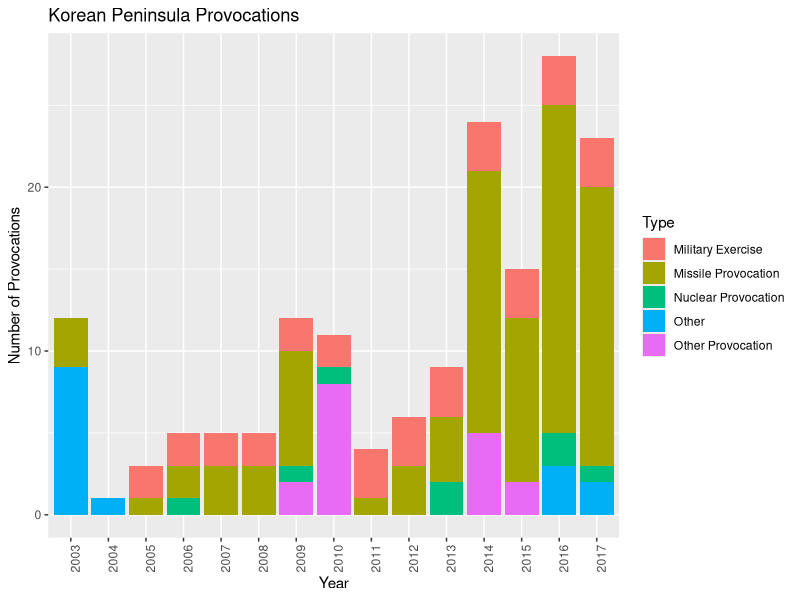
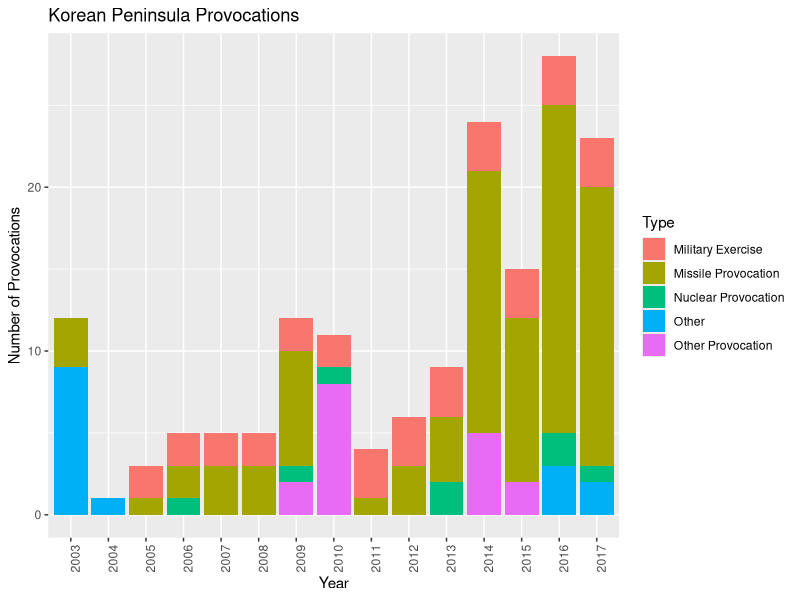

Source code (R) for these figures, in order:
library(dplyr)
library(magrittr)
library(ggplot2)

prov <- read.csv("data/provocations.csv")
prov %<>%
  mutate(Date = as.character(Date),
         Description = as.character(Description),
         Resources = as.character(Resources))
prov$Date[[133]] <- "2008-03-02 - 2008-03-07"

prov %<>%
  mutate(Date.Start = as.Date(trimws(gsub("\\s+-\\s+.*", "", as.character(Date)))),
         Date.End = as.Date(trimws(gsub(".*\\s+-\\s+", "", as.character(Date))))) %>%
  select(-Date) %>%
  filter(Date.Start > as.Date("2003-01-01"))

prov_per_year <- function(df) {
  df %>%
    mutate(Year.Start = format(Date.Start, "%Y")) %>%
    count(Year.Start)
}

prov %>%
  ggplot(aes(x=format(Date.Start, "%Y"), fill=Type)) +
  geom_bar() +
  theme(axis.text.x = element_text(angle = 90, hjust = 1)) +
  ggtitle("Korean Peninsula Provocations") +
  xlab("Year") + ylab("Number of Provocations")

ggsave("output/provocation_years.svg", device="svg")
